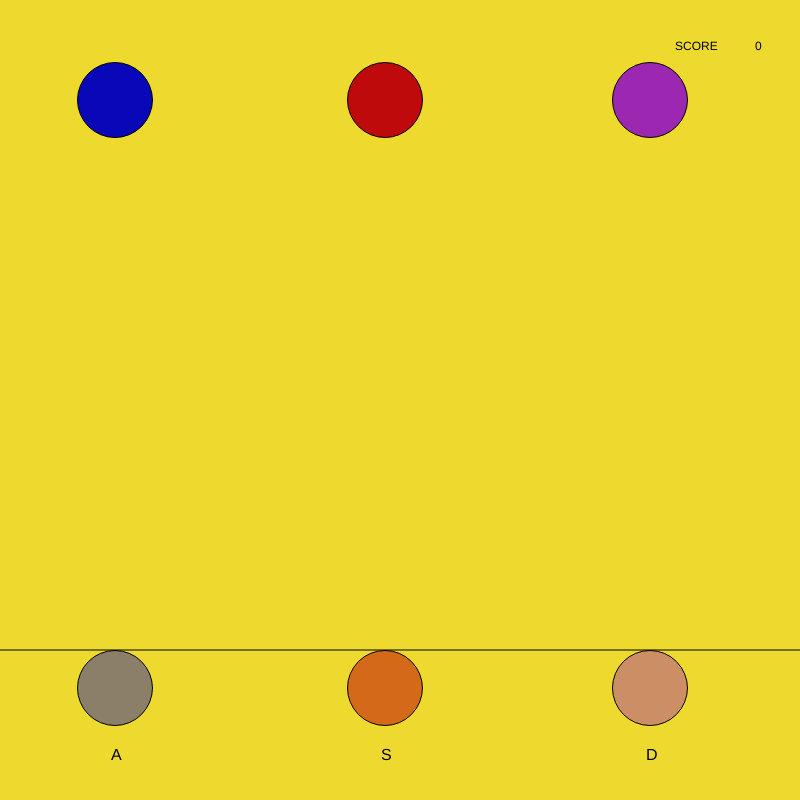
Frame 1 (no input)
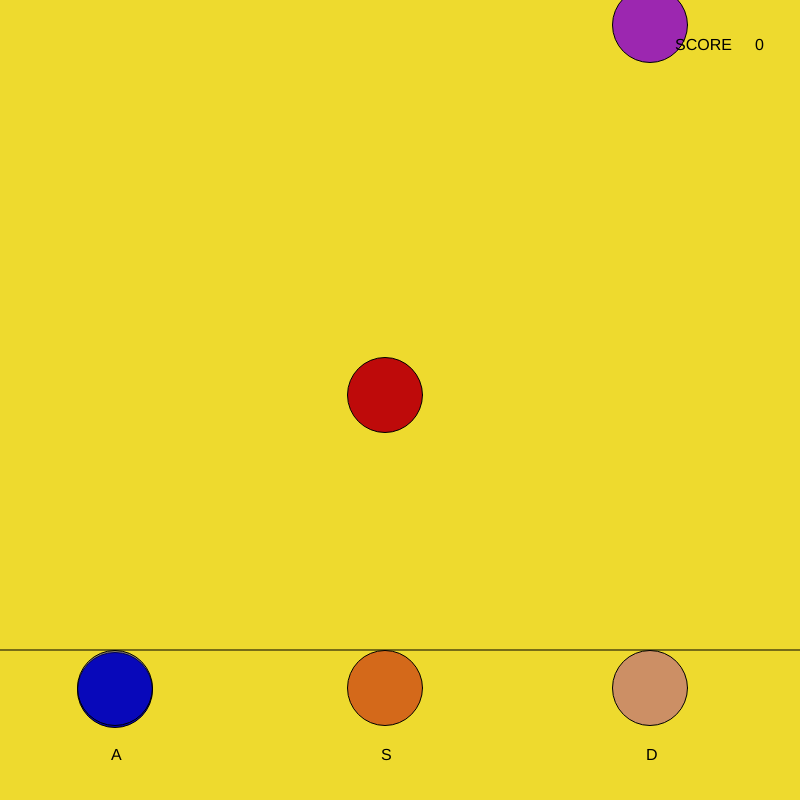
Frame 60 (no input)
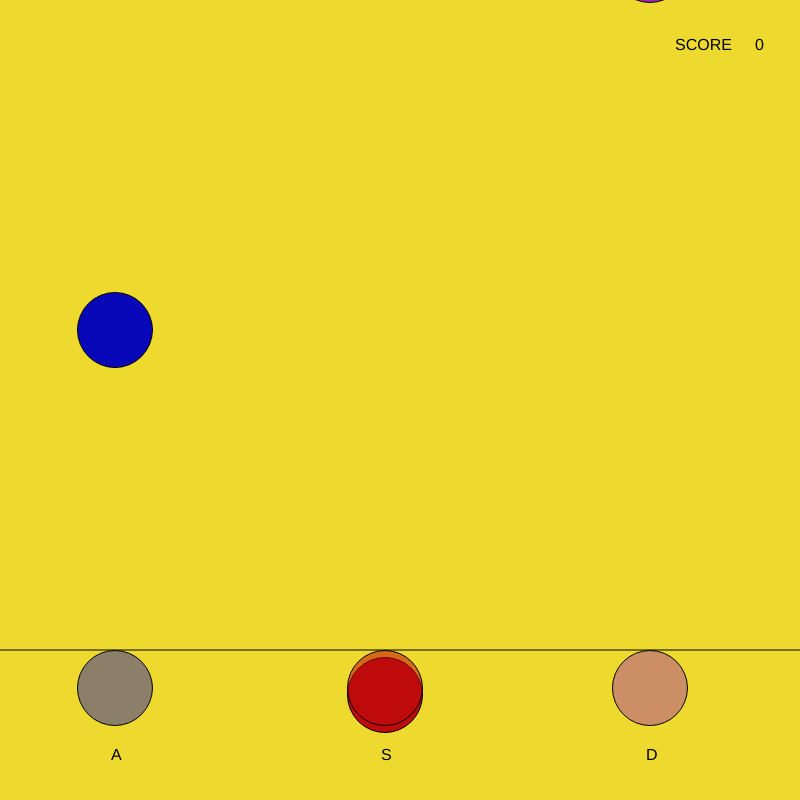
Frame 120 (the mouse pressed at the canvas centre since frame 60)

The p5.js sketch that drew these frames (run headless with seeded random() and noise() and a simulated clock; from frame 60 on, the mouse is pressed at the canvas centre):

// p5.js sketch
// ── sketch.js
var ball1 = 0;
var ball2 = 0;
var ball3 = 0;
var score = 0;
var EarlyR = 0;
var PerfectR = 0;
var LateR = 0;
var MissR = 0;
var EarlyB = 0;
var LateB = 0;
var PerfectB = 0;
var MissB = 0;
var EarlyP = 0;
var LateP = 0;
var PerfectP = 0;
var MissP

function setup() {
  createCanvas(800, 800);
}

function draw() {
  background("#EEDA2E");

  EarlyR -= 1;
  PerfectR -= 1;
  LateR -= 1;
  EarlyB -= 1;
  LateB -= 1;
  PerfectB -= 1;
  EarlyP -= 1;
  LateP -= 1;
  PerfectP -= 1;

  fill("rgb(190,10,10)");
  ellipse(385, 100 + ball2, 75);
  if (ball2 > 800) {
    ball2 = -150;
  }
  ball2 = ball2 + 5;

  fill("rgb(8,8,185)");
  ellipse(115, 100 + ball1, 75);
  if (ball1 > 800) {
    ball1 = -150;
  }
  ball1 = ball1 + 10;

  fill("#9C27B0");
  ellipse(650, 100 + ball3, 75);
  if (ball3 > 800) {
    ball3 = -150;
  }
  ball3 = ball3 + 15;

  fill("black");
  text("SCORE", 675, 50);
  text(score, 755, 50);

  line(800, 650, 0, 650);

  fill("rgba(190,10,10,0.54)");
  ellipse(385, 688, 75);
  fill("rgba(8,8,185,0.43)");
  ellipse(115, 688, 75);
  fill("#9C27B06B");
  ellipse(650, 688, 75);

  fill("black");
  textSize(16);

  text("A", 111, 760);

  text("S", 381, 760);

  text("D", 646, 760);

  if (EarlyR > 0) {
    text("Early", 364, 635);
  }

  if (LateR > 0) {
    text("late", 364, 635);
  }
  if (PerfectR > 0) {
    text("PERFECT", 364, 635);
  }
  if (EarlyB > 0) {
    text("Early", 94, 635);
  }
  if (LateB > 0) {
    text("Late", 94, 635);
  }
  if (PerfectB > 0) {
    text("PERFECT", 94, 635);
  }
  if (EarlyP > 0) {
    text("Early", 629, 635);
  }
  if (LateP > 0) {
    text("Late", 629, 635);
  }
  if (PerfectP > 0) {
    text("PERFECT", 629, 635);
  }
}

function keyPressed() {
  if (key == "s" && ball2 > 532 && ball2 < 622) {
    score = score + 25;
    EarlyR = 100;
  }
  if (key == "s" && ball2 > 622 && ball2 < 640) {
    score = score + 100;
    PerfectR = 100;
  }
  if (key == "s" && ball2 > 640 && ball2 < 740) {
    score = score + 25;
    LateR = 100;
  }
  if (key == "s" && ball2 > 0 && ball2 < 530) {
    score = score - 25;
  }

  if (key == "a" && ball1 > 532 && ball1 < 622) {
    score = score + 50;
    EarlyB = 75;
  }
  if (key == "a" && ball1 > 622 && ball1 < 640) {
    score = score + 200;
    PerfectB = 75;
  }
  if (key == "a" && ball1 > 640 && ball1 < 740) {
    score = score + 50;
    LateB = 75;
  }
  if (key == "a" && ball1 > 0 && ball1 < 530) {
    score = score -25;
  }

  if (key == "d" && ball3 > 532 && ball3 < 622) {
    score = score + 75;
    EarlyP = 50;
  }
  if (key == "d" && ball3 > 622 && ball3 < 640) {
    score = score + 400;
    PerfectP = 50;
  }
  if (key == "d" && ball3 > 640 && ball3 < 740) {
    score = score + 75;
    LateP = 50;
  }
  if (key == "d" && ball3 > 0 && ball3 < 530) {
    score = score -25;
  }
}
